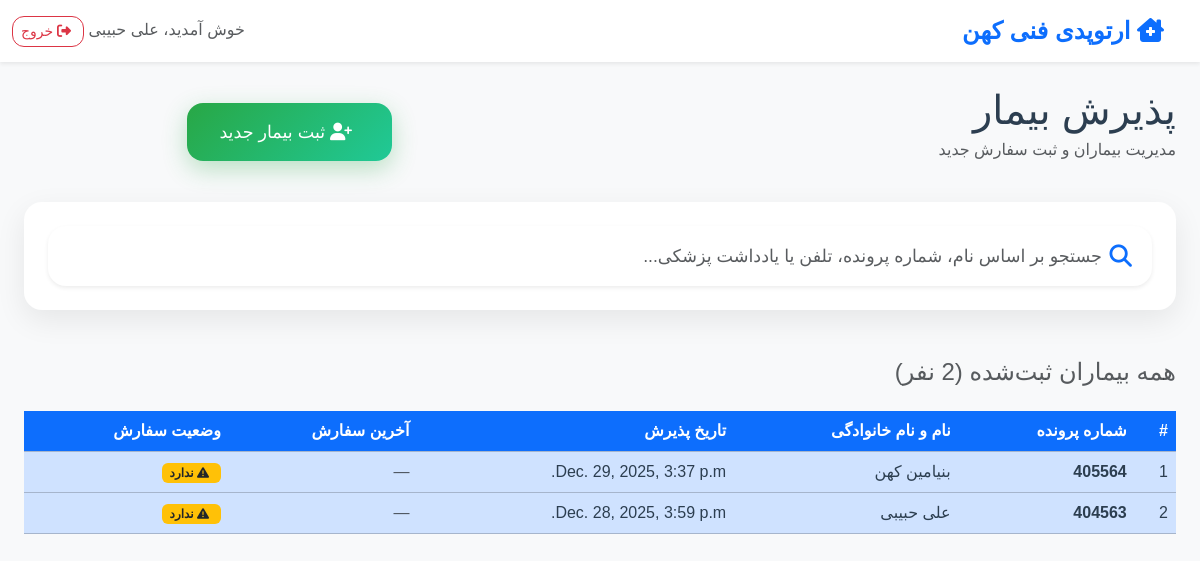
The page /reception/ (signed in) on the database as committed earlier.
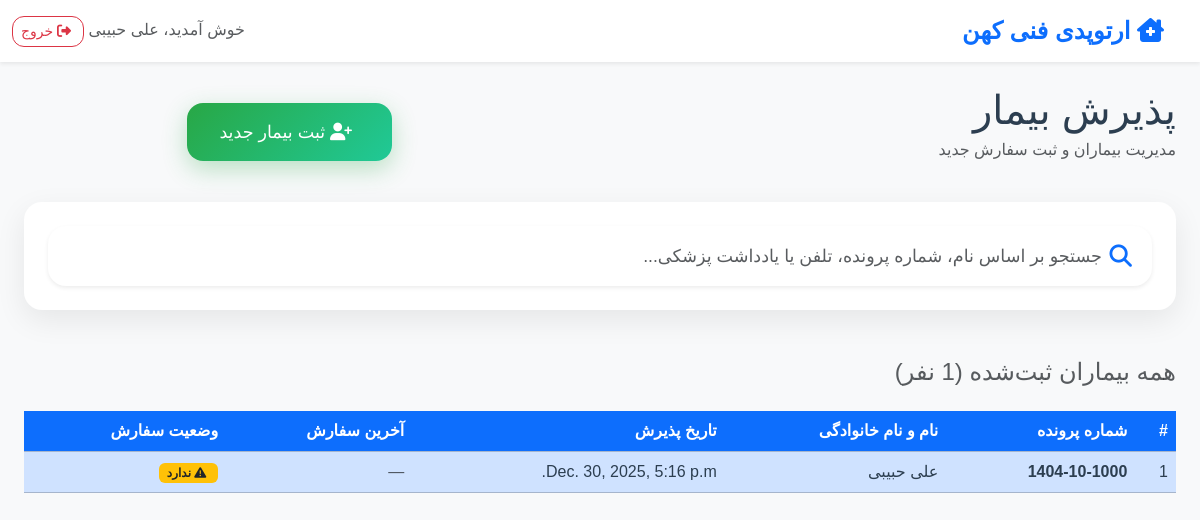
The same page on the database as committed later.
### reception/models.py (models this page shows, shortened)
class Patient(models.Model):
    case_number = models.CharField(max_length=50, unique=True, verbose_name="شماره پرونده")
    full_name = models.CharField(max_length=200, verbose_name="نام و نام خانوادگی")
    phone = models.CharField(max_length=20, blank=True, null=True, verbose_name="تلفن همراه اصلی")
    alternative_phone = models.CharField(max_length=20, blank=True, null=True, verbose_name="تلفن همراه دوم")
    national_id = models.CharField(max_length=10, blank=True, null=True, verbose_name="کد ملی")
    birth_date = models.CharField(max_length=10, blank=True, null=True, verbose_name="تاریخ تولد (شمسی)")
    age = models.PositiveIntegerField(blank=True, null=True, verbose_name="سن")
    gender = models.CharField(max_length=10, choices=[('male', 'مرد'), ('female', 'زن'), ('other', 'سایر')], blank=True, verbose_name="جنسیت")
    foot_size = models.CharField(max_length=10, blank=True, null=True, verbose_name="سایز پا")
    referrer = models.CharField(max_length=200, blank=True, null=True, verbose_name="معرف")
    attached_to = models.ForeignKey('self', on_delete=models.SET_NULL, null=True, blank=True, verbose_name="پیوست به بیمار دیگر")
    visit_reason = models.TextField(blank=True, null=True, verbose_name="علت مراجعه")
    underlying_diseases = models.TextField(blank=True, null=True, verbose_name="بیماری‌های زمینه‌ای")
    orthotic_history = models.TextField(blank=True, null=True, verbose_name="سوابق استفاده از ارتوتیک")
    short_address = models.CharField(max_length=200, blank=True, null=True, verbose_name="آدرس مختصر")
    reception_notes = models.TextField(blank=True, null=True, verbose_name="یادداشت پذیرش")
    photo = models.ImageField(upload_to='patients/photos/', blank=True, null=True, verbose_name="عکس بیمار")
    admission_date = models.DateTimeField(default=timezone.now, verbose_name="تاریخ پذیرش")
    created_at = models.DateTimeField(auto_now_add=True, verbose_name="تاریخ ثبت")
    created_by = models.ForeignKey(User, on_delete=models.SET_NULL, null=True, verbose_name="ثبت شده توسط")
    class Meta:
        verbose_name = "بیمار"
        verbose_name_plural = "بیماران"
        ordering = ['-created_at']

### WorkShop/decorators.py (the view)
        def wrapper(request, *args, **kwargs):
            if not request.user.is_authenticated:
                return redirect('login')
            if request.user.groups.filter(name=group_name).exists():
                return view_func(request, *args, **kwargs)
            return redirect('login')

### reception/templates/reception/dashboard.html (shortened to what this page needs)
{% extends 'base.html' %}
{% load static %}
{% load jformat %}
{% block extra_head %}
<link href="https://cdnjs.cloudflare.com/ajax/libs/font-awesome/6.5.0/css/all.min.css" rel="stylesheet">
{% endblock %}
{% block content %}
<div class="container-fluid mt-4">
    <div class="row mb-4 align-items-center">
        <div class="col-lg-8">
            <h1 class="page-title mb-1">پذیرش بیمار</h1>
            <p class="text-muted">مدیریت بیماران و ثبت سفارش جدید</p>
        </div>
        <div class="col-lg-4 text-lg-end">
            <a href="{% url 'reception:new-patient' %}" class="btn text-white new-patient-btn">
                <i class="fas fa-user-plus me-2"></i>
                ثبت بیمار جدید
            </a>
        </div>
    </div>
    <div class="search-card mb-5">
        <div class="card-body p-4">
            <div class="search-input-group">
                <input type="text" id="live-search" class="form-control form-control-lg shadow-sm"
                    placeholder="جستجو بر اساس نام، شماره پرونده، تلفن یا یادداشت پزشکی..." autocomplete="off"
                    value="{{ search_query|default:'' }}">
                <i class="fas fa-search search-icon"></i>
            </div>
        </div>
    </div>
    <div id="patients-results">
        {% include 'reception/partials/patients_list.html' %}
    </div>
</div>
{% endblock %}

### templates/base.html (shortened to what this page needs)
{% load static %}
<!DOCTYPE html>
<html lang="fa" dir="rtl">
<head>
    <link href="https://cdn.jsdelivr.net/npm/bootstrap@5.3.2/dist/css/bootstrap.min.css" rel="stylesheet">
    <link href="https://cdnjs.cloudflare.com/ajax/libs/font-awesome/6.5.0/css/all.min.css" rel="stylesheet">
    <link href="https://cdn.jsdelivr.net/gh/rastikerdar/vazir-font@v30.0.0/dist/font-face.css" rel="stylesheet">
    {% block extra_head %}{% endblock %}
</head>
<body>
    <nav class="navbar navbar-light bg-white shadow-sm mb-4">
        <div class="container-fluid">
            <a class="navbar-brand text-primary" href="{% url 'main-dashboard' %}">
                <i class="fas fa-clinic-medical me-2"></i> ارتوپدی فنی کهن
            </a>
            <div>
                <span class="me-3 text-muted">خوش آمدید، {{ request.user.get_full_name|default:request.user.username }}</span>
                <a href="{% url 'logout' %}" class="btn btn-outline-danger btn-sm">
                    <i class="fas fa-sign-out-alt me-1"></i> خروج
                </a>
            </div>
        </div>
    </nav>
    <div class="container-fluid">
        {% block content %}
        {% endblock %}
    </div>
</body>
</html>

### reception/templates/reception/partials/patients_list.html (shortened to what this page needs)
{% load jformat %}
{% if search_query %}
    {% if patients %}
        <h4 class="mb-4 text-muted">نتایج جستجو برای: <strong>"{{ search_query }}"</strong> ({{ patients|length }} بیمار)</h4>
        <div class="row">
            {% for patient in patients %}
            <div class="col-lg-6 col-xl-4 mb-4">
                <div class="patient-card {% if patient.patient_type == 'good' %}patient-card-green{% elif patient.patient_type == 'medium' %}patient-card-yellow{% elif patient.patient_type == 'bad' %}patient-card-red{% endif %}">
                    <div class="patient-header">
                        <h5 class="mb-1 ">{{ patient.full_name }}</h5>
                        <small>شماره پرونده: <strong>{{ patient.case_number }}</strong></small>
                        {% if patient.has_order %}
                            <span class="badge bg-success ms-2">دارای سفارش</span>
                        {% else %}
                            <span class="badge bg-warning ms-2">بدون سفارش</span>
                        {% endif %}
                    </div>
                    <div class="patient-body">
                        <div class="mb-3">
                            <div class="patient-info-item">
                                <i class="fas fa-phone"></i>
                                <span>{{ patient.phone|default:"—" }}</span>
                            </div>
                            <div class="patient-info-item">
                                <i class="fas fa-venus-mars"></i>
                                <span>{{ patient.age|default:"—" }} سال / {{ patient.get_gender_display|default:"—" }}</span>
                            </div>
                            <div class="patient-info-item">
                                <i class="fas fa-calendar-alt"></i>
                                <span>پذیرش: {{ patient.created_at|jformat:"%Y/%m/%d" }}</span>
                            </div>
                            {% if patient.last_order_date %}
                            <div class="patient-info-item">
                                <i class="fas fa-clipboard-check"></i>
                                <span>آخرین سفارش: {{ patient.last_order_date|jformat:"%Y/%m/%d" }}</span>
                            </div>
                            {% endif %}
                        </div>
                        <div class="text-end">
                            <a href="{% url 'reception:patient-detail' patient.id %}" class="btn text-white action-btn-card">
                                <i class="fas fa-eye me-2"></i>
                                جزئیات بیمار
                            </a>
                        </div>
                    </div>
                </div>
            </div>
            {% empty %}
            <div class="col-12">
                <div class="no-results py-5">
                    <i class="fas fa-search fa-4x text-muted mb-4"></i>
                    <h4 class="text-muted">بیماری یافت نشد</h4>
                </div>
            </div>
            {% endfor %}
        </div>
    {% else %}
        <div class="no-results py-5">
            <i class="fas fa-search fa-4x text-muted mb-4"></i>
            <h4 class="text-muted">هیچ نتیجه‌ای یافت نشد</h4>
        </div>
    {% endif %}
{% else %}
    <h4 class="mb-4 text-muted">همه بیماران ثبت‌شده ({{ patients.paginator.count }} نفر)</h4>
    <div class="patients-table">
        <table class="table table-hover mb-0 align-middle table-primary">
            <thead>
                <tr>
                    <th>#</th>
                    <th>شماره پرونده</th>
                    <th>نام و نام خانوادگی</th>
                    <th>تاریخ پذیرش</th>
                    <th>آخرین سفارش</th>
                    <th>وضعیت سفارش</th>
                </tr>
            </thead>
            <tbody>
                {% for patient in patients %}
                <tr onclick="window.location='{% url 'reception:patient-detail' patient.id %}'"
                    class="{% if patient.patient_type == 'good' %}patient-row-green{% elif patient.patient_type == 'medium' %}patient-row-yellow{% elif patient.patient_type == 'bad' %}patient-row-red{% endif %}"
                    style="cursor: pointer;">
                    <td>{{ forloop.counter0|add:patients.start_index }}</td>
                    <td><strong>{{ patient.case_number }}</strong></td>
                    <td>{{ patient.full_name }}</td>
                    <td>{{ patient.created_at|jformat:"%Y/%m/%d" }}</td>
                    <td>
                        {% if patient.last_order_date %}
                            {{ patient.last_order_date|jformat:"%Y/%m/%d" }}
                        {% else %}
                            <span class="text-muted">—</span>
                        {% endif %}
                    </td>
                    <td>
                        {% if patient.has_order %}
                            <span class="badge bg-success">
                                <i class="fas fa-check-circle me-1"></i>
                                دارد
                            </span>
                        {% else %}
                            <span class="badge bg-warning text-dark">
                                <i class="fas fa-exclamation-triangle me-1"></i>
                                ندارد
                            </span>
                        {% endif %}
                    </td>
                </tr>
                {% endfor %}
            </tbody>
        </table>
    </div>
{% endif %}

### templates/base.html (style rules this page uses)
body { font-family: 'Vazir', Tahoma, sans-serif; background: #f8f9ff; min-height: 100vh; }
.navbar-brand { font-weight: bold; font-size: 1.5rem; }
a { transition: all 0.3s ease; }
.btn { border-radius: 12px; }

### reception/templates/reception/dashboard.html (style rules this page uses)
:root { --primary: #0d6efd; --primary-dark: #4a4cc0; --secondary: #7209b7; --text-light: #2c3e50; --text-dark: #ecf0f1; --bg-light: #f8f9fa; --bg-dark: #121212; --card-light: #ffffff; --card-dark: #1e1e1e; --table-text-light: #2c3e50; --table-text-dark: #ecf0f1; }
body { background-color: var(--bg-light); color: var(--text-light); transition: all 0.4s ease; }
.card, .patients-table, .list-group-item, .offcanvas-body { background-color: var(--card-light) !important; color: var(--text-light); transition: all 0.4s ease; }
.patients-table table { color: var(--table-text-light); }
.patients-table th { background: var(--primary) !important; color: white !important; }
.patients-table td { color: inherit; }
.search-card { background: white; border-radius: 18px; box-shadow: 0 10px 30px rgba(0, 0, 0, 0.08); overflow: hidden; }
.search-input-group { position: relative; }
.search-input-group input { padding-right: 50px; height: 60px; font-size: 1.1rem; border: none; border-radius: 18px; }
.search-input-group .search-icon { position: absolute; right: 20px; top: 50%; transform: translateY(-50%); font-size: 1.4rem; color: var(--primary); }
.new-patient-btn { background: linear-gradient(135deg, #28a745, #20c997); border: none; border-radius: 16px; padding: 1rem 2rem; font-size: 1.1rem; box-shadow: 0 8px 25px rgba(40, 167, 69, 0.3); transition: all 0.3s ease; }

Rows that differ between the two databases and show on the page:
removed Patient: case_number "405564", full_name "بنیامین کهن", created_at|jformat "Dec. 29, 2025, 3:37 p.m.", shows "ندارد"
removed Patient: case_number "404563", full_name "علی حبیبی", created_at|jformat "Dec. 28, 2025, 3:59 p.m.", shows "ندارد"
added Patient: case_number "1404-10-1000", full_name "علی حبیبی", created_at|jformat "Dec. 30, 2025, 5:16 p.m.", shows "ندارد"
